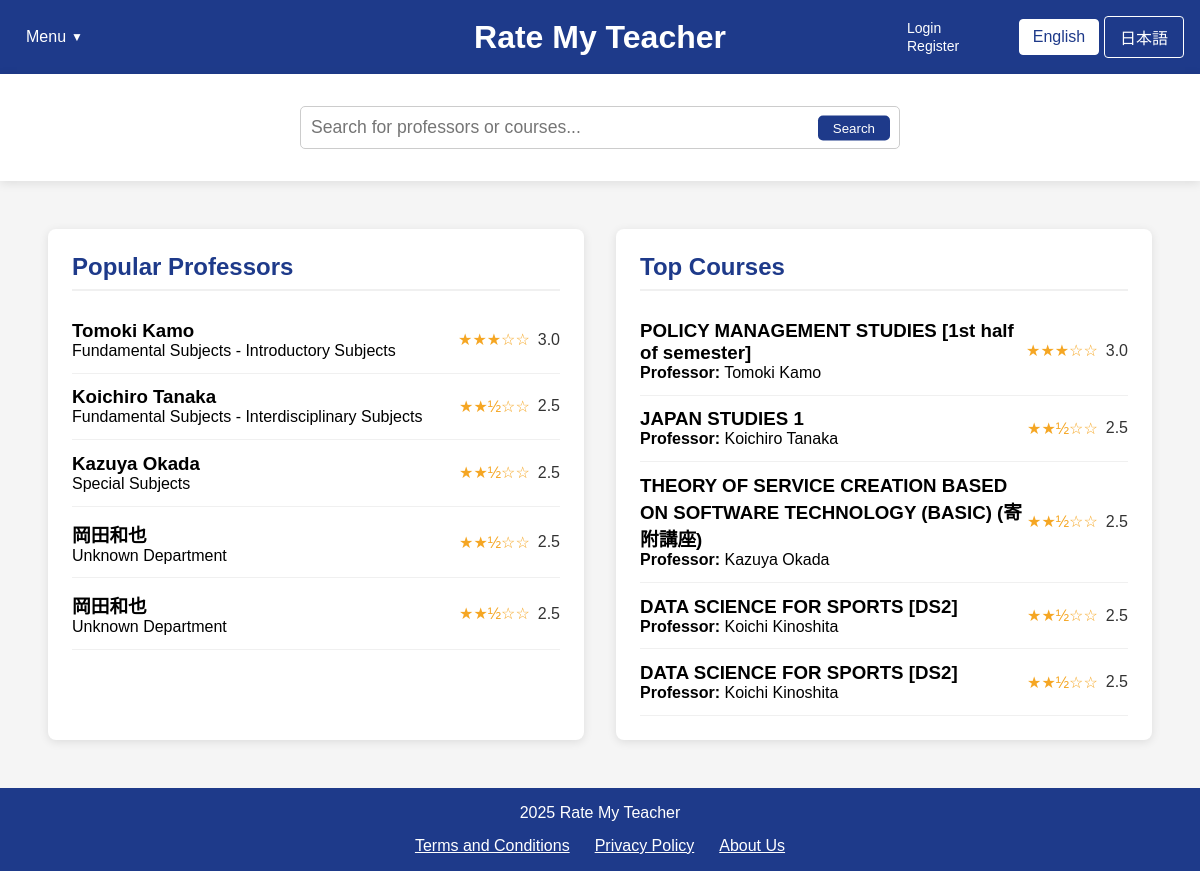
/home_dbutil.php, run on the app's committed database.
### tables this page shows
CREATE TABLE professors (
        id INTEGER PRIMARY KEY AUTOINCREMENT,
        name TEXT NOT NULL,
        department TEXT,
        bio TEXT,
        avg_content_quality REAL DEFAULT 0,
        avg_difficulty REAL DEFAULT 0,
        overall_rating REAL DEFAULT 0,
        review_count INTEGER DEFAULT 0
    );

CREATE TABLE courses (
        id INTEGER PRIMARY KEY AUTOINCREMENT,
        name TEXT NOT NULL,
        course_code TEXT,
        description TEXT,
        professor_id INTEGER,
        semester TEXT,
        avg_content_quality REAL DEFAULT 0,
        avg_difficulty REAL DEFAULT 0,
        overall_rating REAL DEFAULT 0,
        review_count INTEGER DEFAULT 0,
        FOREIGN KEY (professor_id) REFERENCES professors(id) ON DELETE SET NULL
    );

### home_dbutil.php (the view, shortened to what this page needs)
<?php
$isLoggedIn = isset($_SESSION["loggedin"]) && $_SESSION["loggedin"] === true;
require_once 'config.php';
function getTopProfessors($limit = 5) {
    global $conn;
    $professors = [];
    try {
        $ratingCount = 0;
        $ratingCheckResult = $conn->query("SELECT COUNT(*) as count FROM ratings");
        if ($ratingCheckResult) {
            $ratingCountRow = $ratingCheckResult->fetchArray(SQLITE3_ASSOC);
            $ratingCount = $ratingCountRow['count'];
        }
        if ($ratingCount > 0) {
            $hasProfRatingColumns = false;
            $columnsResult = $conn->query("PRAGMA table_info(professors)");
            while ($col = $columnsResult->fetchArray(SQLITE3_ASSOC)) {
                if ($col['name'] === 'avg_content_quality' || $col['name'] === 'overall_rating') {
                    $hasProfRatingColumns = true;
                    break;
                }
            }
            if ($hasProfRatingColumns) {
                $stmt = $conn->prepare("
                    SELECT id, name, department,
                           COALESCE(overall_rating, (avg_content_quality + avg_difficulty) / 2) as avg_rating,
                           COALESCE(avg_content_quality, 0) as avg_content_quality,
                           COALESCE(avg_difficulty, 0) as avg_difficulty,
                           COALESCE(review_count, 0) as review_count
                    FROM professors
                    WHERE COALESCE(review_count, 0) > 0
                    ORDER BY avg_rating DESC, review_count DESC
                    LIMIT :limit
                ");
            }
            $stmt->bindValue(':limit', $limit, SQLITE3_INTEGER);
            $result = $stmt->execute();
            while ($row = $result->fetchArray(SQLITE3_ASSOC)) {
                if (isset($row['avg_rating']) && $row['avg_rating'] !== null) {
                    $row['avg_rating'] = number_format((float)$row['avg_rating'], 1);
                } else {
                    $row['avg_rating'] = "N/A";
                }
                $professors[] = $row;
            }
        }
    } catch (Exception $e) {
        error_log("Error fetching top professors: " . $e->getMessage());
    }
    return $professors;
}
function getTopCourses($limit = 5) {
    global $conn;
    $courses = [];
    try {
        $ratingCount = 0;
        $ratingCheckResult = $conn->query("SELECT COUNT(*) as count FROM ratings");
        if ($ratingCheckResult) {
            $ratingCountRow = $ratingCheckResult->fetchArray(SQLITE3_ASSOC);
            $ratingCount = $ratingCountRow['count'];
        }
        if ($ratingCount > 0) {
            $hasCourseRatingColumns = false;
            $columnsResult = $conn->query("PRAGMA table_info(courses)");
            while ($col = $columnsResult->fetchArray(SQLITE3_ASSOC)) {
                if ($col['name'] === 'avg_content_quality') {
                    $hasCourseRatingColumns = true;
                    break;
                }
            }
            if ($hasCourseRatingColumns) {
                $stmt = $conn->prepare("
                    SELECT c.id, c.name as course_name, c.course_code,
                        COALESCE(c.avg_content_quality, 0) as avg_content_quality,
                        COALESCE(c.avg_difficulty, 0) as avg_difficulty,
                        (COALESCE(c.avg_content_quality, 0) + (5 - COALESCE(c.avg_difficulty, 0))) / 2 as avg_rating,
                        COALESCE(c.review_count, 0) as review_count,
                        p.name as professor_name
                    FROM courses c
                    LEFT JOIN professors p ON c.professor_id = p.id
                    WHERE COALESCE(c.review_count, 0) > 0
                    ORDER BY avg_rating DESC, review_count DESC
                    LIMIT :limit
                ");
            }
            $stmt->bindValue(':limit', $limit, SQLITE3_INTEGER);
            $result = $stmt->execute();
            while ($row = $result->fetchArray(SQLITE3_ASSOC)) {
                if (isset($row['avg_rating']) && $row['avg_rating'] !== null) {
                    $row['avg_rating'] = number_format((float)$row['avg_rating'], 1);
                } else {
                    $row['avg_rating'] = "N/A";
                }
                $courses[] = $row;
            }
        }
        if (count($courses) < $limit) {
            $remaining = $limit - count($courses);
            $excludeIds = array_map(function($course) {
                return $course['id'];
            }, $courses);
            $excludeClause = count($excludeIds) > 0 ? "WHERE c.id NOT IN (" . implode(",", $excludeIds) . ")" : "";
            $stmt = $conn->prepare("
                SELECT c.id, c.name as course_name, c.course_code, p.name as professor_name
                FROM courses c
                LEFT JOIN professors p ON c.professor_id = p.id
                $excludeClause
                LIMIT :limit
            ");
            $stmt->bindValue(':limit', $remaining, SQLITE3_INTEGER);
            $result = $stmt->execute();
            while ($row = $result->fetchArray(SQLITE3_ASSOC)) {
                $row['avg_rating'] = "N/A";
                $courses[] = $row;
            }
        }
    } catch (Exception $e) {
        error_log("Error fetching top courses: " . $e->getMessage());
    }
    return $courses;
}
$topProfessors = getTopProfessors(5);
$topCourses = getTopCourses(5);
?>
<!DOCTYPE html>
<html lang="en">
<head>
    <link rel="stylesheet" href="css/style.css">
</head>
<body>
    <div class="container">
        <header>
            <div class="header-left">
                <div class="dropdown">
                    <?php
                    $currentLang = isset($_COOKIE['language']) && $_COOKIE['language'] == 'ja' ? 'ja' : 'en';
                    $menuLabel = $currentLang == 'ja' ? 'メニュー' : 'Menu';
                    $logoutLabel = $currentLang == 'ja' ? 'ログアウト' : 'Logout';
                    $loginLabel = $currentLang == 'ja' ? 'ログイン' : 'Login';
                    $registerLabel = $currentLang == 'ja' ? '登録' : 'Register';
                    ?>
                    <button class="dropbtn"><?php echo $menuLabel; ?></button>
                </div>
            </div>
            <div class="header-center">
                <div class="logo">
                    <h1><a href="home.php" style="color: white; text-decoration: none;"><?php echo $currentLang == 'ja' ? 'Rate My Teacher' : 'Rate My Teacher'; ?></a></h1>
                </div>
            </div>
            <div class="header-right">
                <div class="auth-links">
                    <?php if ($isLoggedIn): ?>
                        <a href="logout.php"><?php echo $logoutLabel; ?></a>
                    <?php else: ?>
                        <a href="login.php"><?php echo $loginLabel; ?></a>
                        <a href="register.php"><?php echo $registerLabel; ?></a>
                    <?php endif; ?>
                </div>
                <div class="language-toggle">
                    <a href="?lang=en" class="<?php echo (!isset($_COOKIE['language']) || $_COOKIE['language'] == 'en') ? 'active' : ''; ?>"
                    style="display:inline-block; width:80px; text-align:center; padding:8px 0; margin-right:5px;
                            background:<?php echo (!isset($_COOKIE['language']) || $_COOKIE['language'] == 'en') ? 'white' : 'transparent'; ?>;
                            color:<?php echo (!isset($_COOKIE['language']) || $_COOKIE['language'] == 'en') ? '#1e3a8a' : 'white'; ?>;
                            text-decoration:none; border:1px solid white; border-radius:4px;"
                    onclick="document.cookie='language=en; path=/; max-age=2592000'; return true;">
                    English
                    </a>
                    <a href="?lang=ja" class="<?php echo (isset($_COOKIE['language']) && $_COOKIE['language'] == 'ja') ? 'active' : ''; ?>"
                    style="display:inline-block; width:80px; text-align:center; padding:8px 0;
                            background:<?php echo (isset($_COOKIE['language']) && $_COOKIE['language'] == 'ja') ? 'white' : 'transparent'; ?>;
                            color:<?php echo (isset($_COOKIE['language']) && $_COOKIE['language'] == 'ja') ? '#1e3a8a' : 'white'; ?>;
                            text-decoration:none; border:1px solid white; border-radius:4px;"
                    onclick="document.cookie='language=ja; path=/; max-age=2592000'; return true;">
                    日本語
                    </a>
                </div>
        </header>
        <div class="search-container">
            <div class="search-bar" style="position: relative !important;">
                <input type="text" id="searchInput" placeholder="<?php echo $currentLang == 'ja' ? '教授やコースを検索...' : 'Search for professors or courses...'; ?>" style="width: 100%; padding: 10px; border-radius: 5px; border: 1px solid #ccc;">
                <button id="searchButton" style="position: absolute; right: 10px; top: 50%; transform: translateY(-50%); background: #1e3a8a; color: white; border: none; padding: 5px 15px; border-radius: 5px; cursor: pointer;"><?php echo $currentLang == 'ja' ? '検索' : 'Search'; ?></button>
            </div>
        </div>
        <main style="flex: 1; display: flex; padding: 2rem;">
            <div id="popular-professors" class="content-box" style="flex: 1; background-color: white; margin: 1rem; padding: 1.5rem; border-radius: 8px; box-shadow: 0 2px 10px rgba(0,0,0,0.1);">
                <h2><?php echo $currentLang == 'ja' ? '人気の教授' : 'Popular Professors'; ?></h2>
                <div class="professor-list">
                    <?php foreach ($topProfessors as $professor): ?>
                    <a href="professor_page_template.php?name=<?php echo urlencode($professor['english_name']); ?>&lang=<?php echo $currentLang; ?>" style="text-decoration: none; color: inherit;">
                        <div class="professor-item" data-id="<?php echo $isLoggedIn ? $professor['id'] : 'login-required'; ?>">
                            <div>
                                <h3><?php echo htmlspecialchars($professor['name']); ?></h3>
                                <p><?php echo htmlspecialchars($professor['department'] ?? 'Unknown Department'); ?></p>
                            </div>
                            <div class="rating">
                                <?php
                                if ($professor['avg_rating'] !== 'N/A' && $professor['avg_rating'] > 0) {
                                    $fullStars = floor($professor['avg_rating']);
                                    $hasHalfStar = $professor['avg_rating'] - $fullStars >= 0.5;
                                    echo str_repeat('★', $fullStars);
                                    echo $hasHalfStar ? '½' : '';
                                    echo str_repeat('☆', 5 - $fullStars - ($hasHalfStar ? 1 : 0));
                                    echo ' <span>' . $professor['avg_rating'] . '</span>';
                                } else {
                                    echo '☆☆☆☆☆ <span>No ratings</span>';
                                }
                                ?>
                            </div>
                        </div>
                    </a>
                    <?php endforeach; ?>
                </div>
            </div>
            <div id="top-courses" class="content-box" style="flex: 1; background-color: white; margin: 1rem; padding: 1.5rem; border-radius: 8px; box-shadow: 0 2px 10px rgba(0,0,0,0.1);">
                <h2><?php echo $currentLang == 'ja' ? '人気のコース' : 'Top Courses'; ?></h2>
                <div class="course-list">
                    <?php foreach ($topCourses as $course): ?>
                    <a href="course.php?course=<?php echo urlencode($course['english_course_name']); ?>&professor=<?php echo urlencode($course['professor_name'] ?? ''); ?>&lang=<?php echo $currentLang;?>" style="text-decoration: none; color: inherit;">
                        <div class="course-item" data-id="<?php echo $isLoggedIn ? $course['id'] : 'login-required'; ?>">
                            <div>
                                <h3><?php echo htmlspecialchars($course['course_name'] ?? $course['name']); ?></h3>
                                <p><strong>Professor:</strong> <?php echo htmlspecialchars($course['professor_name'] ?? 'Unknown Professor'); ?></p>
                            </div>
                            <div class="rating">
                                <?php
                                if ($course['avg_rating'] !== 'N/A' && $course['avg_rating'] > 0) {
                                    $fullStars = floor($course['avg_rating']);
                                    $hasHalfStar = $course['avg_rating'] - $fullStars >= 0.5;
                                    echo str_repeat('★', $fullStars);
                                    echo $hasHalfStar ? '½' : '';
                                    echo str_repeat('☆', 5 - $fullStars - ($hasHalfStar ? 1 : 0));
                                    echo ' <span>' . $course['avg_rating'] . '</span>';
                                } else {
                                    echo '☆☆☆☆☆ <span>No ratings</span>';
                                }
                                ?>
                            </div>
                        </div>
                    </a>
                    <?php endforeach; ?>
                </div>
            </div>
        </main>
        <footer style="background-color: #1e3a8a; color: white; text-align: center; padding: 1rem; width: 100%;">
            <p>2025 Rate My Teacher</p>
            <div style="display: flex; flex-wrap: wrap; justify-content: center; margin-top: 15px; gap: 25px;">
                <a href="ToS.php?lang=<?php echo $currentLang; ?>" style="color: white; text-decoration: underline;">
                    <?php echo $currentLang == 'ja' ? '利用規約' : 'Terms and Conditions'; ?>
                </a>
                <a href="privacy_policy.php?lang=<?php echo $currentLang; ?>" style="color: white; text-decoration: underline;">
                    <?php echo $currentLang == 'ja' ? 'プライバシーポリシー' : 'Privacy Policy'; ?>
                </a>
                <a href="about_us.php?lang=<?php echo $currentLang; ?>" style="color: white; text-decoration: underline;">
                    <?php echo $currentLang == 'ja' ? '私たちについて' : 'About Us'; ?>
                </a>
            </div>
        </footer>
    </div>
</body>
</html>

### data on the page
professors: name "Tomoki Kamo", department "Fundamental Subjects - Introductory Subjects", fullStars "★★★", hasHalfStar "☆☆", avg_rating "3.0"
professors: name "Koichiro Tanaka", department "Fundamental Subjects - Interdisciplinary Subjects", fullStars "★★", shows "½", hasHalfStar "☆☆", avg_rating "2.5"
professors: name "Kazuya Okada", department "Special Subjects", fullStars "★★", shows "½", hasHalfStar "☆☆", avg_rating "2.5"
professors: name "岡田和也", department "Unknown Department", fullStars "★★", shows "½", hasHalfStar "☆☆", avg_rating "2.5"
courses: name "POLICY MANAGEMENT STUDIES [1st half of semester]", professor.name "Tomoki Kamo", fullStars "★★★", hasHalfStar "☆☆", avg_rating "3.0"
courses: name "JAPAN STUDIES 1", professor.name "Koichiro Tanaka", fullStars "★★", shows "½", hasHalfStar "☆☆", avg_rating "2.5"
courses: name "THEORY OF SERVICE CREATION BASED ON SOFTWARE TECHNOLOGY (BASIC) (寄附講座)", professor.name "Kazuya Okada", fullStars "★★", shows "½", hasHalfStar "☆☆", avg_rating "2.5"
courses: name "DATA SCIENCE FOR SPORTS [DS2]", professor.name "Koichi Kinoshita", fullStars "★★", shows "½", hasHalfStar "☆☆", avg_rating "2.5"

### other printed values
$loginLabel "Login"
$registerLabel "Register"
